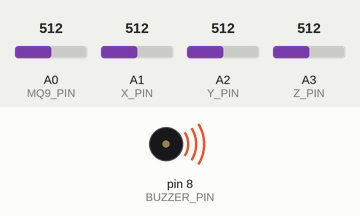
Recording of a sketch running on a simulated Arduino Uno, built with avr-gcc and run on an emulated ATmega328P. Parts: buzzer (waves = sounding, pin HIGH). The test bench sets the inputs (shaded band); at power-on: A0 (MQ9_PIN) = 512, A1 (X_PIN) = 512, A2 (Y_PIN) = 512, A3 (Z_PIN) = 512. The modem accepts every AT command (registered, SIM ready, sends succeed) and sends nothing else; what the sketch prints to the serial monitor is not drawn.

Above: at 3.5 s.
Timing chart, 0 to 8.9 s (numbered marks = the images above):
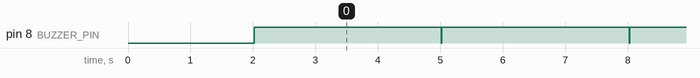

Measured:
- by itself, pin 8 (BUZZER_PIN): alternates HIGH for 3.0 s and LOW for 0.01 s, 5 changes in all, then stays HIGH

The sketch:

main.ino
```cpp
#include <SoftwareSerial.h>

#define MQ9_PIN A0
#define BUZZER_PIN 8
#define SIM800_TX_PIN 10
#define SIM800_RX_PIN 11
#define X_PIN A1
#define Y_PIN A2
#define Z_PIN A3

#define GAS_THRESHOLD 500
#define MOVEMENT_THRESHOLD 200
#define SMS_COOLDOWN 3000
#define BUZZER_DURATION 3000

SoftwareSerial sim800l(SIM800_TX_PIN, SIM800_RX_PIN);

unsigned long lastSmsTime = 0;
unsigned long buzzerStartTime = 0;
bool buzzerActive = false;
bool simInitialized = false;
bool alertTriggered = false;

const int BASELINE_X = 512;
const int BASELINE_Y = 512;
const int BASELINE_Z = 512;

void setup() {
  Serial.begin(115200);
  Serial.println("System Initializing...");

  sim800l.begin(9600);
  pinMode(MQ9_PIN, INPUT);
  pinMode(BUZZER_PIN, OUTPUT);
  pinMode(X_PIN, INPUT);
  pinMode(Y_PIN, INPUT);
  pinMode(Z_PIN, INPUT);

  if (initializeSIM800()) {
    simInitialized = true;
    Serial.println("SIM800L Initialized.");
  } else {
    Serial.println("SIM800L Initialization Failed!");
  }
}

void loop() {
  if (!simInitialized) {
    return;
  }

  int gasLevel = analogRead(MQ9_PIN);
  int x = analogRead(X_PIN);
  int y = analogRead(Y_PIN);
  int z = analogRead(Z_PIN);

  Serial.print("x: ");
  Serial.println(x);
  Serial.print("y: ");
  Serial.println(y);
  Serial.print("z: ");
  Serial.println(z);
  Serial.print("gasLevel: ");
  Serial.println(gasLevel);

  if ((gasLevel > GAS_THRESHOLD || detectMovement(x, y, z)) && !alertTriggered) {
    Serial.println("Triggering Alert...");
    triggerAlert();
  }

  if (buzzerActive && millis() - buzzerStartTime >= BUZZER_DURATION) {
    digitalWrite(BUZZER_PIN, LOW);
    buzzerActive = false;
    alertTriggered = false;
    Serial.println("Buzzer Deactivated.");
  }

  static unsigned long lastCheckTime = 0;
  if (millis() - lastCheckTime >= 1000) {
    lastCheckTime = millis();
    Serial.println("Monitoring...");
  }
}

bool detectMovement(int x, int y, int z) {
  // abs(x - BASELINE_X) > MOVEMENT_THRESHOLD ||
  return (abs(y - BASELINE_Y) > MOVEMENT_THRESHOLD || abs(z - BASELINE_Z) > MOVEMENT_THRESHOLD);
}

void triggerAlert() {
  alertTriggered = true;
  if (!buzzerActive) {
    digitalWrite(BUZZER_PIN, HIGH);
    buzzerActive = true;
    buzzerStartTime = millis();
    Serial.println("Buzzer Activated.");
  }

  if (millis() - lastSmsTime >= SMS_COOLDOWN) {
    sendSMS("+639388860802", "Alert! Gas or Movement detected!");
    lastSmsTime = millis();
  }
}

void sendSMS(String number, String text) {
  Serial.println("Sending SMS...");
  sim800l.print("AT+CMGS=\"" + number + "\"\r");
  delay(100);
  sim800l.print(text);
  delay(100);
  sim800l.write(26);
  Serial.println("SMS Sent!");
}

bool initializeSIM800() {
  sendAT("AT");
  sendAT("AT+CMGF=1");
  // sendAT("AT+CSCS=\"GSM\"");
  return true;
}

void sendAT(String cmd) {
  sim800l.println(cmd);
  delay(1000);
}
```
